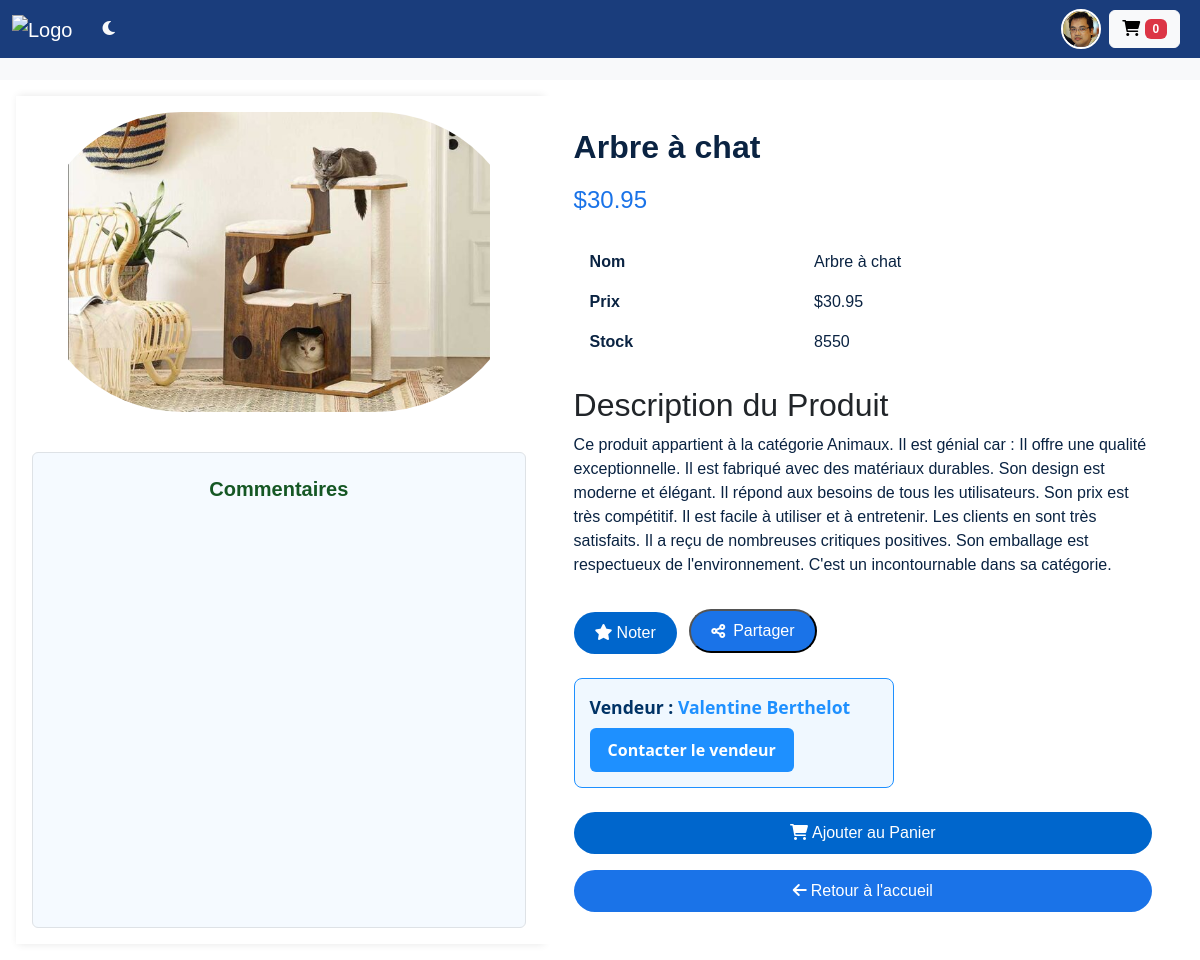
/productDescription?productId=30 (signed in), run on the app's committed database.
### tables this page shows
CREATE TABLE users (
    userId INTEGER PRIMARY KEY,
    type TEXT CHECK(type IN ('acheteur', 'vendeur')),
    password TEXT,
    email TEXT UNIQUE,
    firstName TEXT,
    lastName TEXT,
    address1 TEXT,
    address2 TEXT,
    zipcode TEXT,
    city TEXT,
    state TEXT,
    country TEXT,
    phone TEXT,
    avatar TEXT,
    IP TEXT,
    acceptation INTEGER CHECK(acceptation IN (0,1)) DEFAULT 1,
    vendor_cert_path TEXT,
    cin_path TEXT,
    photo_path TEXT
);

CREATE TABLE products (
    productId INTEGER PRIMARY KEY,
    name TEXT,
    price REAL,
    description TEXT,
    image TEXT,
    stock INTEGER,
    categoryId INTEGER,
    maker INTEGER,
    FOREIGN KEY(categoryId) REFERENCES categories(categoryId),
    FOREIGN KEY(maker) REFERENCES users(userId)
);

### main.py (the view)
@app.route("/productDescription")
def productDescription():
    loggedIn, firstName, noOfItems, user_type, user_photo = getUserSessionDetails()
    productId = request.args.get('productId')
    with sqlite3.connect('database.db') as conn:
        conn.row_factory = sqlite3.Row
        cur = conn.cursor()
        cur.execute('''
            SELECT productId, name, price, description, image, stock, maker
            FROM products
            WHERE productId = ?
        ''', (productId,))
        productData = cur.fetchone()
        if not productData:
            return "Produit introuvable", 404
        cur.execute('''
            SELECT
              u.firstName    AS username,
              a.commentaire  AS commentaire,
              a.note         AS note
            FROM avis a
            JOIN users u ON a.userId = u.userId
            WHERE a.productId = ?
            ORDER BY a.rowid DESC
        ''', (productId,))
        comments = cur.fetchall()
        cur.execute('''
            SELECT firstName, lastName, email
            FROM users
            WHERE userId = ?
        ''', (productData["maker"],))
        vendeur = cur.fetchone()
    vendeur_full_name = None
    vendeur_email = None
    if vendeur:
        vendeur_full_name = f"{vendeur['firstName']} {vendeur['lastName']}"
        vendeur_email = vendeur["email"]
    session['email_vendeur'] = vendeur_email
    return render_template(
        "productDescription.html",
        data=productData,
        comments=comments,
        loggedIn=loggedIn,
        firstName=firstName,
        noOfItems=noOfItems,
        user_photo=user_photo,
        email_vendeur=vendeur_email,
        nom_vendeur=vendeur_full_name,
        ID_SELLER=productData["maker"]
    )

### templates/productDescription.html (shortened to what this page needs)
<!DOCTYPE html>
<html lang="fr">
<head>
  <link href="https://cdn.jsdelivr.net/npm/bootstrap@5.3.0-alpha1/dist/css/bootstrap.min.css" rel="stylesheet">
  <link href="https://cdnjs.cloudflare.com/ajax/libs/font-awesome/6.0.0-beta3/css/all.min.css" rel="stylesheet">
</head>
<body>
<nav class="navbar navbar-expand-lg navbar-dark bg-primary fixed-top shadow-sm">
  <div class="container-fluid">
    <a class="navbar-brand" href="{{ url_for('root', sorting=None) }}">
      <img src="{{ url_for('static', filename='images/logo.gif') }}" height="40" alt="Logo">
    </a>
    <button class="btn btn-outline-light me-3" id="theme-toggle">
      <i class="fas fa-moon"></i>
    </button>
    <div class="d-flex flex-grow-1 justify-content-end align-items-center">
      {% if not loggedIn %}
        <a class="btn btn-light btn-modern me-2" href="/loginForm">
          <i class="fas fa-sign-in-alt me-1"></i> Connexion
        </a>
      {% else %}
        <div class="dropdown me-2">
          <button class="btn btn-light user-photo-btn" data-bs-toggle="dropdown">
  {% if user_photo %}
    <img src="{{ url_for('static', filename=user_photo) }}" alt="User Photo">
  {% else %}
    <i class="fas fa-user"></i>
  {% endif %}
</button>
        </div>
      {% endif %}
      <a href="/cart" class="btn btn-light me-2">
        <i class="fas fa-shopping-cart"></i>
        <span class="badge bg-danger">{{ noOfItems }}</span>
      </a>
    </div>
  </div>
</nav>
  <div id="main-content" class="container-fluid px-0">
    <div class="left-pane">
      <div class="text-center mb-4">
        <img id="productImage" src="{{ url_for('static', filename='uploads/' + data[4]) }}" alt="{{ data[1] }}">
      </div>
      <div class="comments-container overflow-auto w-100 border rounded p-3 bg-light" style="max-height:60%;">
        <h5>Commentaires</h5>
      </div>
    </div>
    <div class="right-pane">
      <h1 class="card-title">{{ data[1] }}</h1>
      <p class="card-price">${{ data[2] }}</p>
      <table class="table table-borderless mb-4">
        <tr><td><strong>Nom</strong></td><td>{{ data[1] }}</td></tr>
        <tr><td><strong>Prix</strong></td><td>${{ data[2] }}</td></tr>
        <tr><td><strong>Stock</strong></td><td>{{ data[5] }}</td></tr>
      </table>
      <h2>Description du Produit</h2>
      <p class="product-description">{{ data[3] }}</p>
      {% if loggedIn %}
        <button class="btn btn-modern me-2" data-bs-toggle="modal" data-bs-target="#ratingModal"><i class="fas fa-star me-1"></i>Noter</button>
      {% endif %}
      <button class="btn-share" data-bs-toggle="modal" data-bs-target="#shareModal"><i class="fas fa-share-alt"></i>Partager</button>
<br><br>
      {% if nom_vendeur %}
  <div style="background-color: #f0f8ff; border: 1px solid #1e90ff; padding: 15px; border-radius: 8px; max-width: 320px; font-family: 'Segoe UI', Tahoma, Geneva, Verdana, sans-serif; color: #003366;">
    <p style="font-weight: 600; font-size: 1.1em; margin-bottom: 8px;">Vendeur : <span style="color: #1e90ff;">{{ nom_vendeur }}</span></p>
    <a href="{{ url_for('messages') }}?email={{ session.email_vendeur | urlencode }}"
       style="display: inline-block; background-color: #1e90ff; color: #fff; text-decoration: none; padding: 10px 18px; border-radius: 6px; font-weight: 600; transition: background-color 0.3s ease;">
      Contacter le vendeur
    </a>
  </div>
{% else %}
  <span style="font-family: 'Segoe UI', Tahoma, Geneva, Verdana, sans-serif; color: #777; font-style: italic; padding: 10px; display: inline-block; background-color: #e6f0ff; border-radius: 6px; border: 1px solid #c0d4ff;">
    Vendeur non disponible
  </span>
{% endif %}
      <div class="d-grid gap-3 mt-4">
        <a class="btn btn-modern" href="/addToCart?productId={{ request.args.get('productId') }}">
  <i class="fas fa-shopping-cart me-1"></i>Ajouter au Panier
</a>
        <a class="btn btn-return" href="/"><i class="fas fa-arrow-left me-1"></i>Retour à l'accueil</a>
      </div>
    </div>
  </div>
</body>
</html>

### templates/productDescription.html (style rules this page uses)
html, body { margin:0; padding:0; height:100%; background:#f8f9fa; font-family:'Arial',sans-serif; }
body { padding-top:80px; overflow:hidden; }
.navbar-dark { background:#003366; }
.btn-modern { background:#0066cc; color:#fff; border-radius:30px; padding:8px 20px; transition:.3s; }
.btn-return { background:#007bff; color:#fff; border-radius:30px; padding:8px 20px; transition:.3s; }
#main-content { display:flex; height:calc(100vh - 80px); }
.left-pane, .right-pane { height:100%; overflow:auto; }
.left-pane { flex:0 0 45%; background:#fff; display:flex; flex-direction:column; box-shadow:2px 0 8px rgba(0,0,0,0.1); padding:1rem; }
#productImage { height: 300px; width: 100%; object-fit: contain; border-radius: 8px; display: block; margin-bottom: 1rem; border-radius: 10000px !important; }
.comments-container { flex: 1; overflow-y: auto; padding: 0.5rem; max-height: calc(100% - 310px); }
.comments-container h5 { margin:0 0 .5rem; padding:.5rem; text-align:center; background:transparent; border-radius:6px; color:#155724; font-weight: bolder; }
.right-pane { flex:1; padding:2rem; background:#f8f9fa; }
.card-title { font-size:2rem; font-weight:bold; margin-bottom:1rem; }
.card-price { color:#28a745; font-size:1.5rem; margin-bottom:1.5rem; }
.table td { padding:.5rem 1rem; }
.product-description { font-size:1rem; color:#333; margin-bottom:2rem; }
.btn-share { background:#28a745; color:#fff; border-radius:30px; padding:8px 20px; display:inline-flex; align-items:center; gap:.5rem; transition:.3s; }
.navbar-dark { background-color: #1a3d7c !important; box-shadow: none !important; }
.navbar-dark .btn-outline-light { border-color: transparent !important; }
#main-content { background-color: #ffffff !important; padding: 1rem !important; min-height: calc(100vh - 80px) !important; }
.left-pane, .right-pane { background-color: #fff !important; }
.left-pane { box-shadow: 2px 0 8px rgba(0,0,0,0.1) !important; }
.btn-modern { background-color: #0066cc !important; color: #fff !important; border-radius: 30px !important; transition: background-color .3s ease !important; }
.btn-return { background-color: #1a73e8 !important; color: #fff !important; border-radius: 30px !important; transition: background-color .3s ease !important; }
.btn-share { background-color: #1a73e8 !important; color: #fff !important; border-radius: 30px !important; transition: background-color .3s ease !important; }
.card-title, .card-price { color: #0a2342 !important; }
.card-price { color: #1a73e8 !important; }
.product-description, .table td { color: #0a2342 !important; }
.comments-container { background-color: #f5faff !important; }
.user-photo-btn { width: 40px; height: 40px; border-radius: 50%; overflow: hidden; padding: 0; border: 2px solid white; background: transparent; display: inline-flex; align-items: center; justify-content: center; }
.user-photo-btn img { width: 100%; height: 100%; object-fit: cover; display: block; border: none; }

### data on the page
users: photo_path (picture)
products: image (picture), name "Arbre à chat", price "30.95", stock "8550", description "Ce produit appartient à la catégorie Animaux. Il est génial car : Il offre une qualité exceptionnelle. Il est fabriqué avec des matériaux durables. Son design est moderne et élégant. Il répond aux besoins de tous les utilisateurs. Son prix est très compétitif. Il est facile à utiliser et à entretenir. Les clients en sont très satisfaits. Il a reçu de nombreuses critiques positives. Son emballage est respectueux de l'environnement. C'est un incontournable dans sa catégorie."

### other printed values
{{ noOfItems }} "0"
{{ nom_vendeur }} "Valentine Berthelot"
